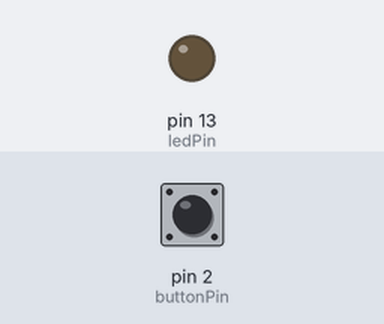
A sketch run on a simulated Arduino Uno, built with avr-gcc and run on an emulated ATmega328P. On the bench: output pins drawn as LEDs (lit = HIGH). The inputs (shaded band) are chosen by the test bench; at power-on: pin 2 (buttonPin) LOW.

Above: at 1.2 s.
1.3 s: pin 2 (buttonPin) pulled HIGH for 0.15 s
At 1.8 s:
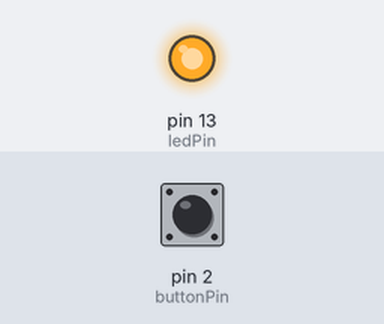
2.9 s: pin 2 (buttonPin) pulled HIGH for 1 s
At 4.2 s:
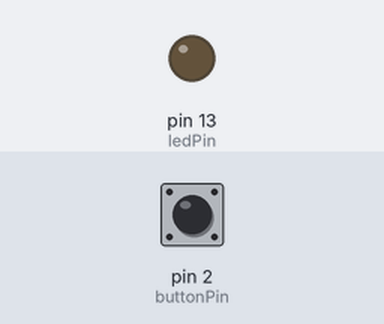
5.4 s: pin 2 (buttonPin) pulled HIGH for 3.2 s
At 6.1 s:
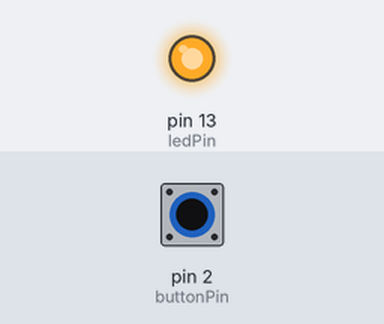
Timing chart, 0 to 8.4 s (numbered marks = the images above; inputs shaded):
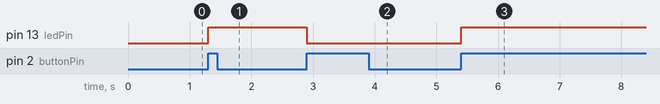

Measured:
- after the input at 1.3 s, pin 13 (ledPin): LOW → HIGH at once
- after the input at 2.9 s, pin 13 (ledPin): HIGH → LOW at once
- after the input at 5.4 s, pin 13 (ledPin): LOW → HIGH at once

The sketch:

LED_and_Button.ino
```cpp
int ledPin = 13;
int buttonPin = 2;

int buttonState = 0;
int lastButtonState = 0;

void setup() {

  pinMode(ledPin, OUTPUT);
  pinMode(buttonPin, INPUT);

}

void loop() {

  buttonState = digitalRead(buttonPin);

  if (buttonState != lastButtonState)
  {
    if (buttonState == HIGH)
    {
      digitalWrite(ledPin, !digitalRead(ledPin));
    }
    lastButtonState = buttonState;
  }

}
```
